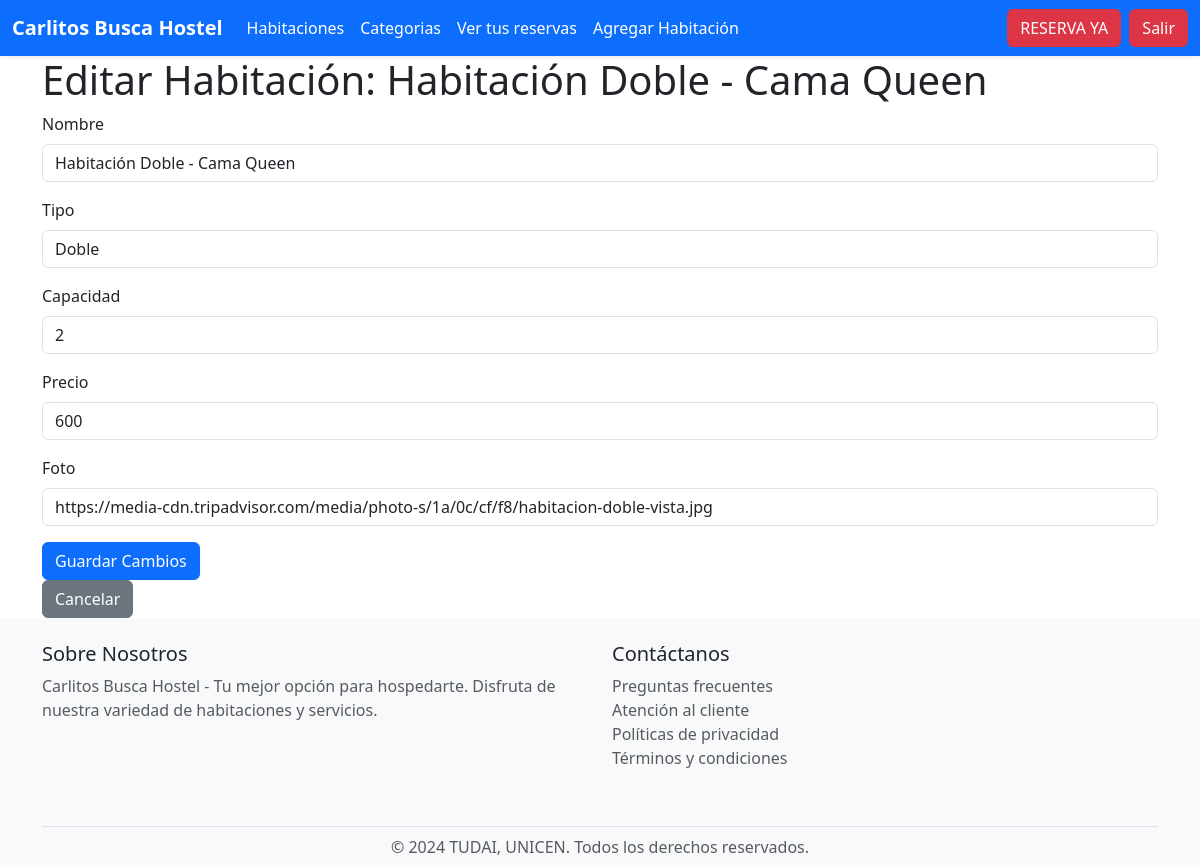
The app's page /editRoom?id_habitacion=3 (signed in) with its own data.
### tables this page shows
CREATE TABLE `habitaciones` (
  `id_habitacion` int(11) NOT NULL,
  `Nombre` varchar(50) NOT NULL,
  `Tipo` varchar(20) NOT NULL,
  `Capacidad` int(11) NOT NULL,
  `Precio` int(11) NOT NULL,
  `foto_habitacion` varchar(250) NOT NULL
);

### app/views/rooms.view.php (called while the page is built, shortened)
<?php
class RoomsView{
        public function showEditRoomForm($room, $categorias){
            require_once './templates/pages/editRoom.phtml';
        }
}

### app/models/hostel.model.php (called while the page is built, shortened)
<?php
class HostelModel {
    protected $db;
function __construct() {
        $this->db = new PDO(
            'mysql:host=' . MYSQL_HOST . ';dbname=' . MYSQL_DB . ';charset=utf8',
            MYSQL_USER,
            MYSQL_PASS
        );
        $this->deploy();
    }
    public function deploy() {
        $query = $this->db->query('SHOW TABLES');
        $tables = $query->fetchAll();
    }
}

### app/models/rooms.model.php (called while the page is built, shortened)
<?php
require_once './app/models/hostel.model.php';
    class RoomsModel extends HostelModel{
    function getRoomById($id_habitacion) {
        $query = $this->db->prepare('SELECT * FROM habitaciones WHERE id_habitacion = ?');
        $query->execute([$id_habitacion]);
        return $query->fetch(PDO::FETCH_OBJ);
    }
}

### templates/pages/editRoom.phtml (the view, shortened to what this page needs)
<?php
require_once './templates/layouts/header.phtml';
?>
<div class="container">
    <h1>Editar Habitación: <?php echo $room->Nombre; ?></h1>
    <form method="POST" action="<?php echo BASE_URL; ?>updateRoom">
        <div class="mb-3">
            <label for="Nombre" class="form-label">Nombre</label>
            <input type="text" class="form-control" name="Nombre" value="<?php echo $room->Nombre; ?>" required>
        </div>
        <div class="mb-3">
            <label for="Tipo" class="form-label">Tipo</label>
            <input type="text" class="form-control" name="Tipo" value="<?php echo $room->Tipo; ?>" required>
        </div>
        <div class="mb-3">
            <label for="Capacidad" class="form-label">Capacidad</label>
            <input type="number" class="form-control" name="Capacidad" value="<?php echo $room->Capacidad; ?>" required>
        </div>
        <div class="mb-3">
            <label for="Precio" class="form-label">Precio</label>
            <input type="number" class="form-control" name="Precio" value="<?php echo $room->Precio; ?>" required>
        </div>
        <div class="mb-3">
            <label for="foto_habitacion" class="form-label">Foto</label>
            <input type="text" class="form-control" name="foto_habitacion" value="<?php echo $room->foto_habitacion; ?>" required>
        </div>
        <button type="submit" class="btn btn-primary">Guardar Cambios</button>
    </form>
    <a href="<?php echo BASE_URL; ?>Rooms" class="btn btn-secondary">Cancelar</a>
</div>
<?php
require_once './templates/layouts/footer.phtml';
?>

### public/css/style.css (style rules this page uses)
html, body { height: 100%; margin: 0; }
body { display: flex; flex-direction: column; }
.container { flex-grow: 1; }

### records on screen
habitaciones: Nombre "Habitación Doble - Cama Queen", Tipo "Doble", Capacidad "2", Precio "600", foto_habitacion "https://media-cdn.tripadvisor.com/media/photo-s/1a/0c/cf/f8/habitacion-doble-vista.jpg"
